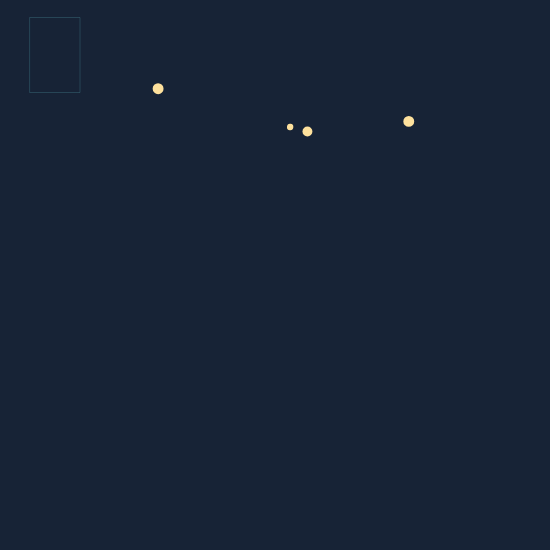
Frame 1 (no input)
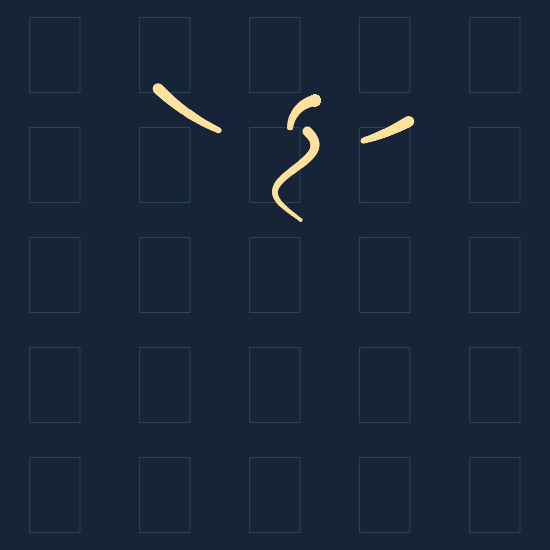
Frame 60 (no input)
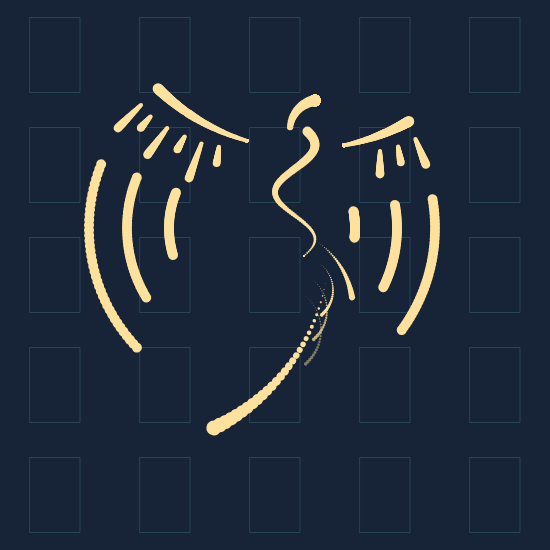
Frame 120 (the mouse pressed at the canvas centre since frame 60)

The p5.js sketch that drew these frames (run headless with seeded random() and noise() and a simulated clock; from frame 60 on, the mouse is pressed at the canvas centre):

// p5.js sketch
// ── sketch.js
let angle = 0;
let y;
let x = 0;
let x2 = 0;
let x3 = 0;
let x4 = 0;
let x5 = 0;
let timer = 0;
let sColor = "#fee19d"; //254,225,257 
let bColor = "#67cedc"; //103,206,220
function setup() {
  createCanvas(550, 550);
  background(23, 35, 54);
}

function draw() {
  timer++;
  
  //////////background pattern/////////
  //for (i = 0; i < 6; i=i+1) {
    if (timer < 26) {
      y = timer-1 ;
      push();
       translate(55 + 110 * (y - floor(y / 5) * 5), 55 + floor(y / 5) * 110);
      
      rectMode(CENTER)
      stroke(103,206,220,50)
      noFill()
      rect(0,0,50,75)
      pop();
    }
  //}
  
  fill(sColor)
  noStroke();
  //blendMode(ADD)

  if (timer < 15) {
    x++;
    
  }
  if (timer < 85) {
    x2++;
  }
  if (timer > 60 && timer < 85) {
    x3++;
    circle(142 - x3, 104 + x3, 4 + x3 * 0.2);
    circle(151 - x3 * 0.43, 116 + x3 * 0.5, 4 + x3 * 0.15);
    circle(168 - x3 * 0.85, 127 + x3 * 1.15, 4 + x3 * 0.2);
    circle(185 - x3 * 0.32, 136 + x3 * 0.56, 4 + x3 * 0.15);
    circle(202 - x3 * 0.54, 142 + x3 * 1.5, 4 + x3 * 0.2);
    circle(219 - x3 * 0.1, 146 + x3 * 0.72, 4 + x3 * 0.15);

    circle(415 + x3 * 0.45, 138 + x3 * 1.1, 4 + x3 * 0.2);
    circle(398 + x3 * 0.13 * 0.9, 146 + x3 * 0.76 * 0.9, 4 + x3 * 0.15);
    circle(380, 150 + x3, 4 + x3 * 0.2);
  }
  if (timer > 70 && timer < 110) {
    x4++;
    wings2(0, -0.02, PI / 2.7);
    wings2(38, -0.0162, PI / 2.7);
    wings2(80, -0.012, PI / 2.7);

    wings2(0, 0.014, (3.12 * PI) / 2, x4, 0);
    wings2(38, 0.011, (3.12 * PI) / 2, x4, 0);
    wings2(80, 0.005, (3.12 * PI) / 2, x4, 0);
  }
  if (timer > 90 && timer < 150) {
    x5++;
  }

  //////////head//////////
  push();
  fill(sColor)
  translate(320, 130);
  rotate(x * 0.1);
  circle(-30, 0, 6 + x * 0.4);
  pop();

  ////////body//////////
  push();
  fill(sColor)
  translate(295, 130);
  scale(2.5);
  circle(8 * sin(0.1 * x2 + PI / 2 - 1), x2 * 0.6, 4 - x2 * 0.04);
  pop();

  /////////wings////////
  fill(sColor)
  wings1(-380 / sqrt(2), 380 / sqrt(2), -x2 * 0.006);
  wings1(190, 190 * sqrt(3), x2 * 0.004);

   //circle(262,228,346)

  /////////tail////////

  fill(sColor)
  tail(126, 245, -30, 0.0322, (2.9 * PI) / 2, 0.05);
  tail(270, 310, 90, 0.028, (5.45 * PI) / 3, 0.02);
  for (i = 0; i < 3; i++) {
    fill(254, 225, 157, 255 - i * 70);

    tail(300 - i * 12, 290 + i * 20, 140 - i * 6, 0.065, (3.7 * PI) / 2, 0.012);
  }
}


function wings1(X, Y, R) {
  push();
  translate(305, -60);
  rotate(R);
  scale(0.55);
  circle(X, Y, 20 - x2 * 0.16);
  pop();
}

function wings2(X, R, D) {
  push();
  translate(262, 228);
  rotate(x4 * R * 1.5);
  circle((-173 + X) * sin(D), (-173 + X) * cos(D), 10);
  pop();
}

function tail(X, Y, adjust, R, D, control) {
  push();
  translate(X, Y);
  rotate(x5 * R);
  circle((-173 + adjust) * sin(D), (-173 + adjust) * cos(D), 10 * x5 * control);
  pop();
}
